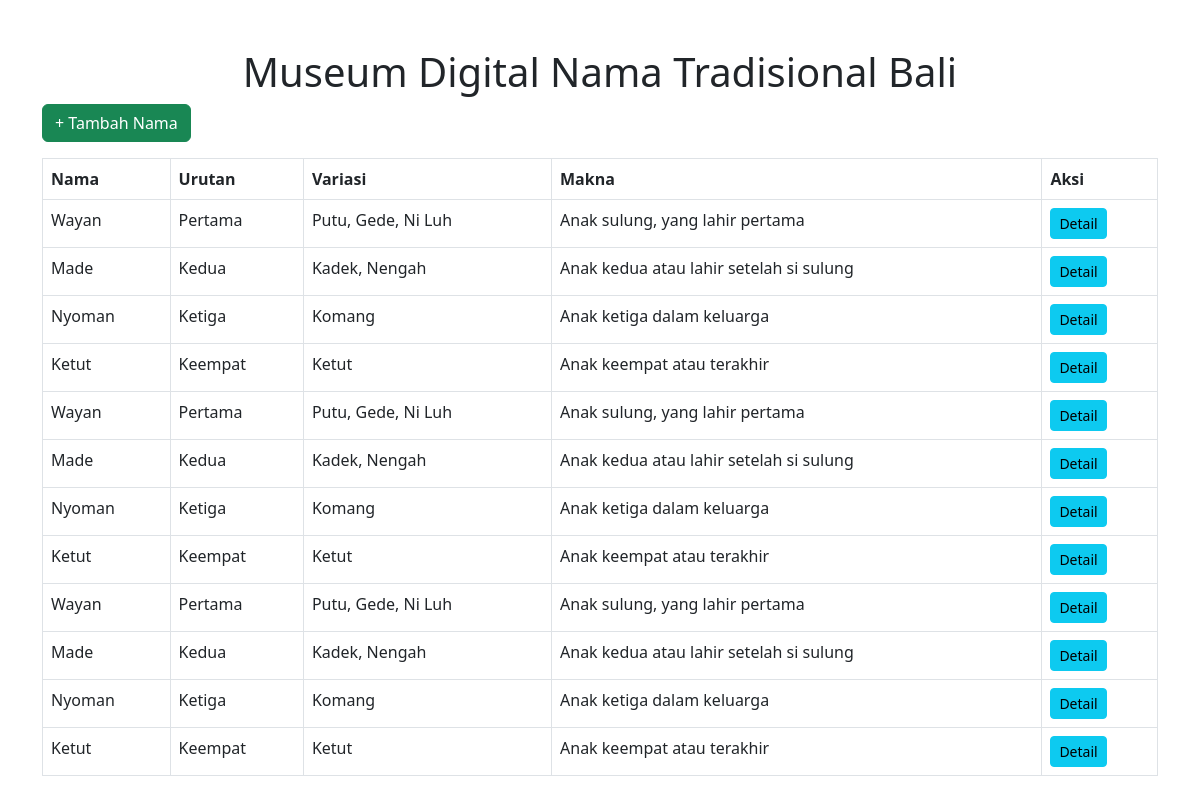
The page / on the database its author committed.
### tables this page shows
CREATE TABLE `nama_tradisional_bali` (
  `id_nama` int(11) NOT NULL,
  `nama_utama` varchar(20) DEFAULT NULL,
  `urutan_lahir` varchar(20) DEFAULT NULL,
  `variasi_nama` text DEFAULT NULL,
  `makna` text DEFAULT NULL,
  `asal_umum` varchar(100) DEFAULT NULL,
  `keterangan` text DEFAULT NULL,
  `catatan_kultural` text DEFAULT NULL,
  `sumber_link` text DEFAULT NULL
);

### index.php (the view, shortened to what this page needs)
<?php include 'config.php'; ?>
<!DOCTYPE html>
<html>
<head>
  <link href="https://cdn.jsdelivr.net/npm/bootstrap@5.3.0/dist/css/bootstrap.min.css" rel="stylesheet">
</head>
<body>
<div class="container mt-5">
  <h1 class="text-center">Museum Digital Nama Tradisional Bali</h1>
  <a href="tambah.php" class="btn btn-success mb-3">+ Tambah Nama</a>
  <table class="table table-bordered">
    <thead>
      <tr>
        <th>Nama</th>
        <th>Urutan</th>
        <th>Variasi</th>
        <th>Makna</th>
        <th>Aksi</th>
      </tr>
    </thead>
    <tbody>
      <?php
        $query = mysqli_query($conn, "SELECT * FROM nama_tradisional_bali");
        while($row = mysqli_fetch_assoc($query)) {
          echo "<tr>
                  <td>{$row['nama_utama']}</td>
                  <td>{$row['urutan_lahir']}</td>
                  <td>{$row['variasi_nama']}</td>
                  <td>{$row['makna']}</td>
                  <td><a href='detail.php?id={$row['id_nama']}' class='btn btn-info btn-sm'>Detail</a></td>
                </tr>";
        }
      ?>
    </tbody>
  </table>
</div>
</body>
</html>

### rows shown on the page
nama_tradisional_bali: nama_utama "Wayan", urutan_lahir "Pertama", variasi_nama "Putu, Gede, Ni Luh", makna "Anak sulung, yang lahir pertama"
nama_tradisional_bali: nama_utama "Made", urutan_lahir "Kedua", variasi_nama "Kadek, Nengah", makna "Anak kedua atau lahir setelah si sulung"
nama_tradisional_bali: nama_utama "Nyoman", urutan_lahir "Ketiga", variasi_nama "Komang", makna "Anak ketiga dalam keluarga"
nama_tradisional_bali: nama_utama "Ketut", urutan_lahir "Keempat", variasi_nama "Ketut", makna "Anak keempat atau terakhir"
nama_tradisional_bali: nama_utama "Wayan", urutan_lahir "Pertama", variasi_nama "Putu, Gede, Ni Luh", makna "Anak sulung, yang lahir pertama"
nama_tradisional_bali: nama_utama "Made", urutan_lahir "Kedua", variasi_nama "Kadek, Nengah", makna "Anak kedua atau lahir setelah si sulung"
nama_tradisional_bali: nama_utama "Nyoman", urutan_lahir "Ketiga", variasi_nama "Komang", makna "Anak ketiga dalam keluarga"
nama_tradisional_bali: nama_utama "Ketut", urutan_lahir "Keempat", variasi_nama "Ketut", makna "Anak keempat atau terakhir"
nama_tradisional_bali: nama_utama "Wayan", urutan_lahir "Pertama", variasi_nama "Putu, Gede, Ni Luh", makna "Anak sulung, yang lahir pertama"
nama_tradisional_bali: nama_utama "Made", urutan_lahir "Kedua", variasi_nama "Kadek, Nengah", makna "Anak kedua atau lahir setelah si sulung"
nama_tradisional_bali: nama_utama "Nyoman", urutan_lahir "Ketiga", variasi_nama "Komang", makna "Anak ketiga dalam keluarga"
nama_tradisional_bali: nama_utama "Ketut", urutan_lahir "Keempat", variasi_nama "Ketut", makna "Anak keempat atau terakhir"
